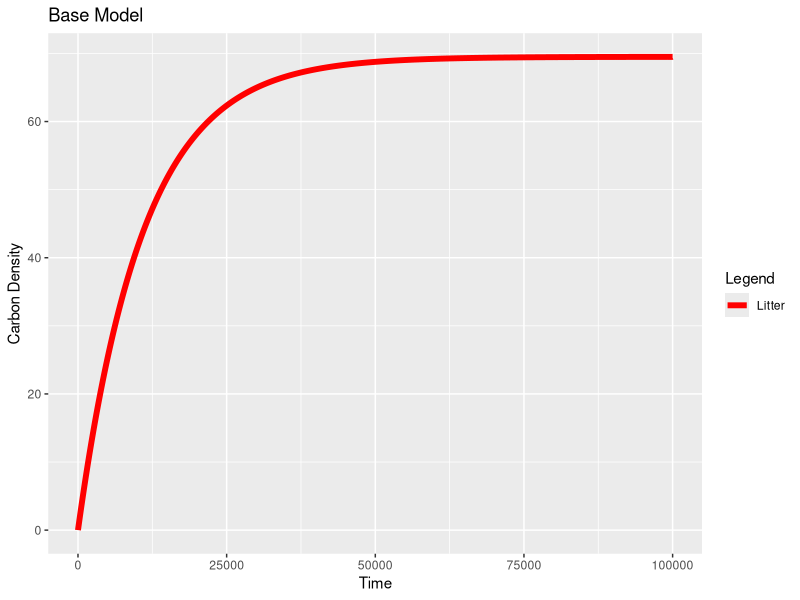
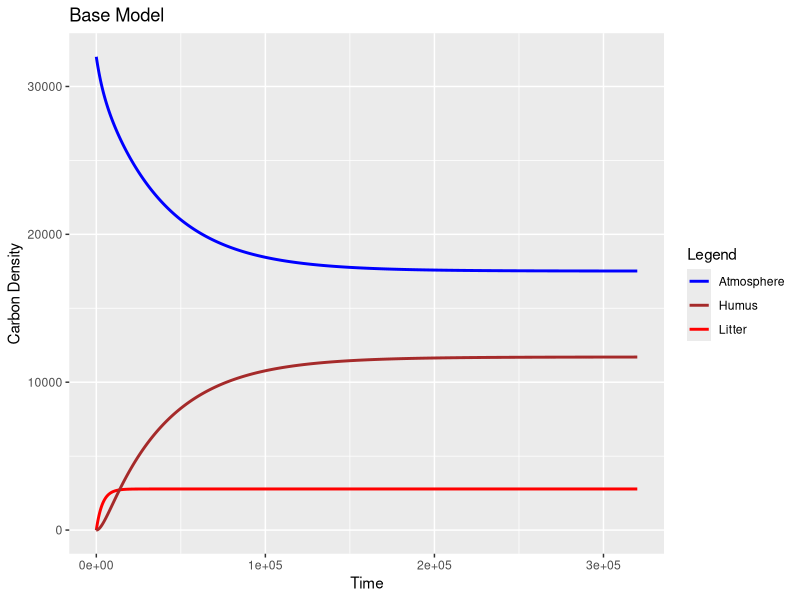
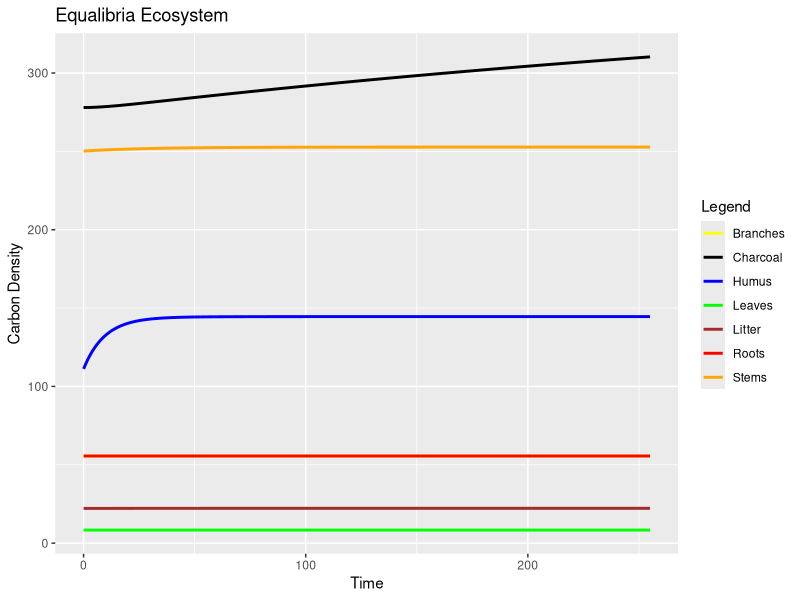
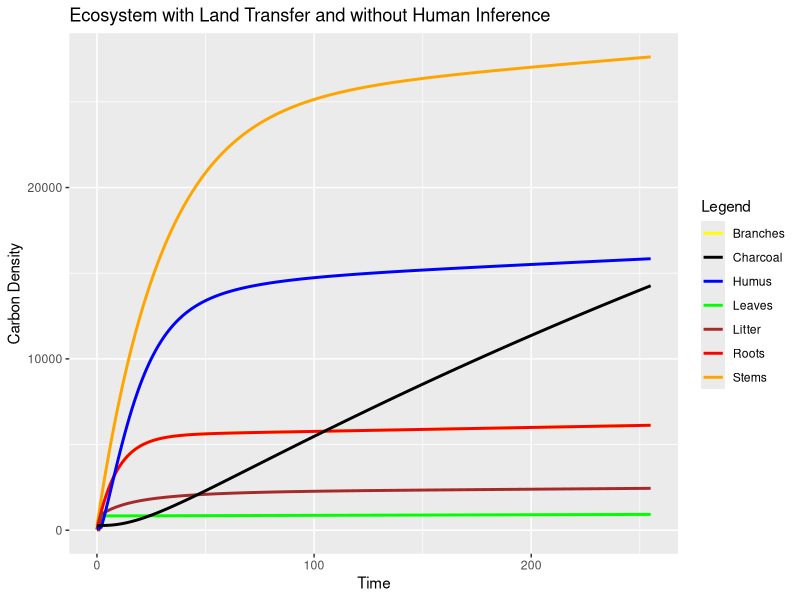
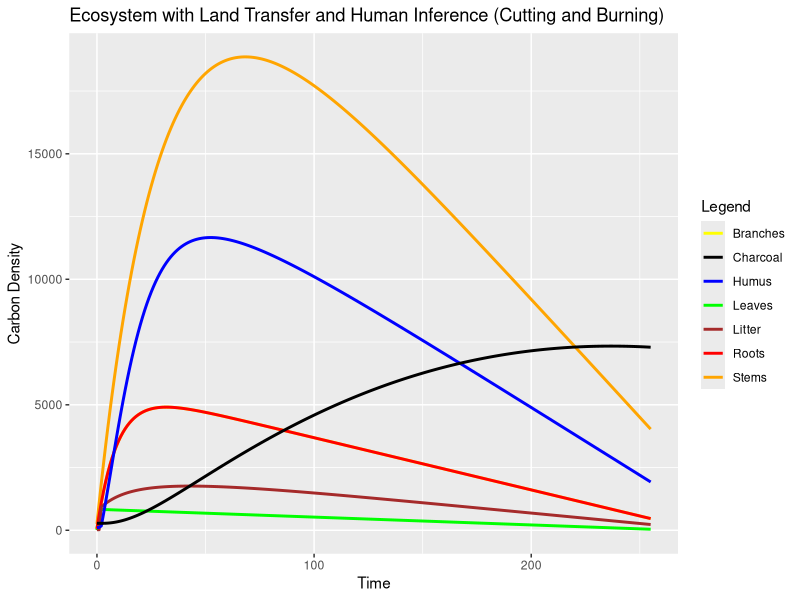
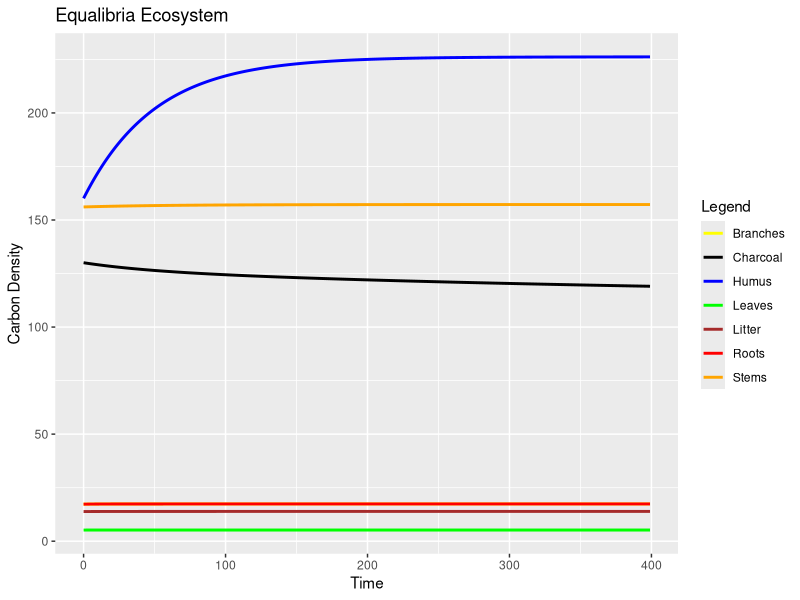
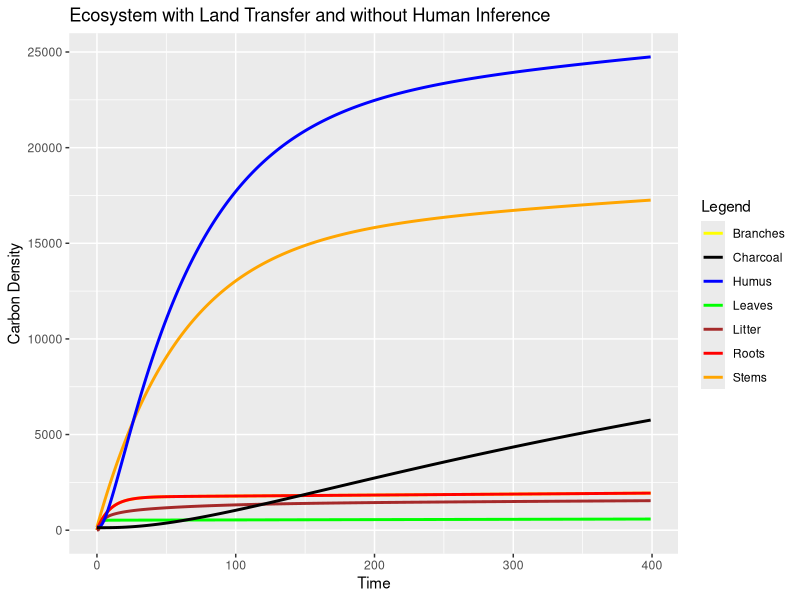
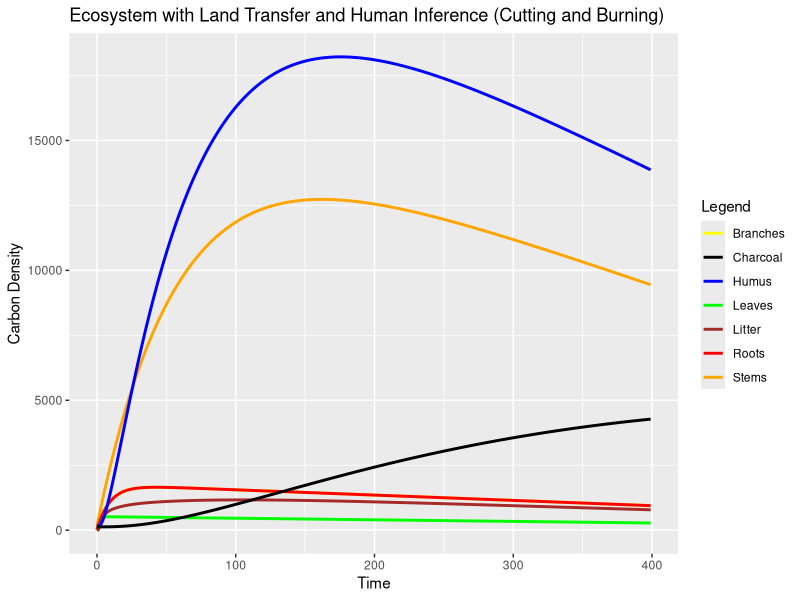

Write the R code that produced these figures, in order.
library(ggplot2)

# base model 1
periods <- 99999
r_lh <- 0.4/4400
z <- 27.8
A <- 4400
LC <- rep(NA, periods)
LC[1] <- 22.23/A[1]

t_vals <- seq(from = 0, to = periods, by = 1)

for (i in 1:periods) {
    LC[i+1] <- LC[i] + z/A - r_lh*LC[i]
}

# draw graph for base model 1
data <- data.frame(times = t_vals[2:length(t_vals)], litter = LC[2:length(t_vals)])

colours <- c("Litter" = "red")
ggplot(data) + 
    geom_line(mapping = aes(x = times, y = litter, colour = "Litter"), lwd = 2) +
    labs(x = "Time", y = "Carbon Density", title = "Base Model", colour = "Legend") +
    scale_colour_manual(values = colours)

# base model 2
periods <- 320000
r_lh <- 0.4/3610
r_la <- 0.6/3610
r_ha <- 0.1*0.95/3610
A_growth <- 1.5
sigma <- 0.77

t_vals <- seq(from = 0, to = periods, by = 1)

LC <- rep(NA, periods)
HC <- rep(NA, periods)
AC <- rep(NA, periods)
A <- rep(NA, periods)
z <- rep(NA, periods)
A[1] <- 3610
z[1] <- 27.8
LC[1] <- 22.23/A[1]
HC[1] <- 111.19/A[1]
AC[1] <- 32000

t <- NA
for (i in 1:periods) {
    A[i+1] <- A[i] + A_growth
    z[i+1] <- sigma*A[i+1]
    LC[i+1] <- LC[i] + z[i]/A[i] - r_lh*LC[i] - r_la*LC[i]
    HC[i+1] <- HC[i] + r_lh*LC[i] - r_ha*HC[i]
    ac <- AC[i] + r_la*LC[i] + r_ha*HC[i] - z[i]/A[i]
    if (ac < 0) {
        AC[i+1] <- 0
        t <- i+1
        break
    } else {
        AC[i+1] <- ac
    }
    t <- periods
}

# draw graph for base model 2
periods <- min(t, periods)
data <- data.frame(times = t_vals[2:periods], litter = LC[2:periods], humus = HC[2:periods], atmos = AC[2:periods])

colours <- c("Litter" = "red", "Humus" = "brown", "Atmosphere" = "blue")
ggplot(data) + 
    geom_line(mapping = aes(x = times, y = litter, colour = "Litter"), lwd = 1) +
    geom_line(mapping = aes(x = times, y = humus, colour = "Humus"), lwd = 1) +
    geom_line(mapping = aes(x = times, y = atmos, colour = "Atmosphere"), lwd = 1) +
    labs(x = "Time", y = "Carbon Density", title = "Base Model", colour = "Legend") +
    scale_colour_manual(values = colours)

# model extension
model <- function(periods, init, params) {
    
    t_vals <- seq(from = 0, to = periods-1, by = 1)

    X <- matrix(rep(NA, 7*periods), nrow = 7, ncol = periods, byrow = TRUE)
    
    # set initial condition
    X[, 1] <- init

    # Simulation loop
    for (i in 1:(periods-1)) {
      X[1, i+1] <- X[1, i] + p_1*z - k_15*X[1, i]
      X[2, i+1] <- X[2, i] + p_2*z - k_25*X[2, i]
      X[3, i+1] <- X[3, i] + p_3*z - k_35*X[3, i]
      X[4, i+1] <- X[4, i] + p_4*z - k_46*X[4, i]
      X[5, i+1] <- X[5, i] + k_15*X[1, i] + k_25*X[2, i] + k_35*X[3, i] - k_50*X[5, i] - k_56*X[5, i]
      X[6, i+1] <- X[6, i] + k_46*X[4, i] + k_56*X[5, i] - k_60*X[6, i] - k_67*X[6, i]
      X[7, i+1] <- X[7, i] + k_67*X[6, i] - k_70*X[7, i]
    }
    
    return(X)
}

natural_land_transfer <- function(land_type) {
    if (land_type == "tropical") {
        return(1.5)
    } else if (land_type == "temporal") {
        return(0.5)
    }
    return(0)
}

land_transfer <- function(land_type) {
    if (land_type == "tropical") {
        return(1.5-15)
    } else if (land_type == "temporal") {
            return(-1.5-2)
    } else if (land_type == "algricultural") {
        return(399)
    }
    print("No land type specified")
    return(0)
}

model_land_transfer <- function(periods, init, params, cutting_and_burning, add_season=FALSE) {
    
    t_vals <- seq(from = 0, to = periods-1, by = 1)

    X <- matrix(rep(NA, 7*periods), nrow = 7, ncol = periods, byrow = TRUE)
    
    # set initial condition
    X[, 1] <- init
    current_area <- area

    # Simulation loop
    for (i in 1:(periods-1)) {
        z <- sigma*area
        X[1, i+1] <- X[1, i] + p_1*z - k_15*X[1, i]
        X[2, i+1] <- X[2, i] + p_2*z - k_25*X[2, i]
        X[3, i+1] <- X[3, i] + p_3*z - k_35*X[3, i]
        X[4, i+1] <- X[4, i] + p_4*z - k_46*X[4, i]
        X[5, i+1] <- X[5, i] + k_15*X[1, i] + k_25*X[2, i] + k_35*X[3, i] - k_50*X[5, i] - k_56*X[5, i]
        X[6, i+1] <- X[6, i] + k_46*X[4, i] + k_56*X[5, i] - k_60*X[6, i] - k_67*X[6, i]
        X[7, i+1] <- X[7, i] + k_67*X[6, i] - k_70*X[7, i]
        if (cutting_and_burning) {
            if (!add_season && land_type == "temporal") {
                area <- area - 2
            } else if (add_season && land_type == "temporal" && i %% 4 == 0) {
                area <- area - 6.5
            } else if (add_season && land_type == "temporal" && i %% 4 != 0) {
                area <- area - 4.5
            } else if (add_season && land_type == "algricultural" && i %% 4 == 0) {
                current_area <- area
                area <- 0 # all crops are harvested
            } else if (add_season && land_type == "algricultural" && i %% 4 != 0) {
                area <- current_area + 399
                current_area <- area
            } else if (land_type == "tropical") {
                area <- area - 13.5
            }
        } else {
            area <- area + natural_land_transfer(land_type)
        }
    }
    return(X)
}

# plot the trend line of changes in carbon amount in the model
library(ggplot2)
draw_model <- function(X, title) {
    periods <- length(X[1,])
    t_vals <- seq(from = 0, to = periods-1, by = 1)
    
    data <- data.frame(times = t_vals, leaves = X[1,], branches = X[2,], stems = X[3,], roots = X[4,], litter = X[5,], humus = X[6,], charcoal = X[7,])
    
    colours <- c("Leaves" = "green", "Branches" = "yellow", "Stems" = "orange", "Roots" = "red", "Litter" = "brown", "Humus" = "blue", "Charcoal" = "black")
    ggplot(data) + 
      geom_line(mapping = aes(x = times, y = leaves, colour = "Leaves"), lwd = 1) +
      geom_line(mapping = aes(x = times, y = branches, colour = "Branches"), lwd = 1) +
      geom_line(mapping = aes(x = times, y = stems, colour = "Stems"), lwd = 1) +
      geom_line(mapping = aes(x = times, y = roots, colour = "Roots"), lwd = 1) +
      geom_line(mapping = aes(x = times, y = litter, colour = "Litter"), lwd = 1) +
      geom_line(mapping = aes(x = times, y = humus, colour = "Humus"), lwd = 1) +
      geom_line(mapping = aes(x = times, y = charcoal, colour = "Charcoal"), lwd = 1) +
      labs(x = "Time", y = "Carbon Density", title = title, colour = "Legend") +
      scale_colour_manual(values = colours)
}

# tropical
z <- 27.8
p_1 <- 0.3
p_2 <- 0.2
p_3 <- 0.3
p_4 <- 0.2
k_15 <- 1.0
k_25 <- 0.1
k_35 <- 0.033
k_46 <- 0.1
k_50 <- 0.6
k_56 <- 0.4
k_60 <- 0.1*0.95
k_67 <- 0.1*0.05
k_70 <- 0.002
sigma <- 0.77
area <- 3610
land_type <- "tropical"

periods <- 256
params_tropical <- c(land_type, area, sigma, z, p_1, p_2, p_3, p_4, k_15, k_25, k_35, k_46, k_50, k_56, k_60, k_67, k_70)
init_tropical <- c(8.34, 55.6, 250.2, 55.6, 22.23, 111.19, 277.97)

X <- model(periods, init_tropical, params_tropical)
draw_model(X, title="Equalibria Ecosystem")

Y <- model_land_transfer(periods, init_tropical, params_tropical, cutting_and_burning=FALSE)
draw_model(Y, title="Ecosystem with Land Transfer and without Human Inference")

Z <- model_land_transfer(periods, init_tropical, params_tropical, cutting_and_burning=TRUE)
draw_model(Z, title="Ecosystem with Land Transfer and Human Inference (Cutting and Burning)")

# temporate forest
z <- 8.7
p_1 <- 0.3
p_2 <- 0.2
p_3 <- 0.3
p_4 <- 0.2
k_15 <- 0.5
k_25 <- 0.1
k_35 <- 0.0166
k_46 <- 0.1
k_50 <- 0.5*0.6
k_56 <- 0.5*0.4
k_60 <- 0.02*0.95
k_67 <- 0.02*0.05
k_70 <- 0.002
sigma <- 0.51
area <- 1705
land_type <- "temporal"

periods <- 400
params_temporal <- c(land_type, sigma, area, z, p_1, p_2, p_3, p_4, k_15, k_25, k_35, k_46, k_50, k_56, k_60, k_67, k_70)
init_temporal <- c(5.2, 17.3, 156.1, 17.3, 13.87, 160.1, 130.05)

X <- model(periods, init_temporal, params_temporal)
draw_model(X, title="Equalibria Ecosystem")

Y <- model_land_transfer(periods, init_temporal, params_temporal, cutting_and_burning=FALSE)
draw_model(Y, title="Ecosystem with Land Transfer and without Human Inference")

Z <- model_land_transfer(periods, init_temporal, params_temporal, cutting_and_burning=TRUE)
draw_model(Z, title="Ecosystem with Land Transfer and Human Inference (Cutting and Burning)")

A <- model_land_transfer(periods, init_temporal, params_temporal, cutting_and_burning=TRUE, add_season=TRUE)
draw_model(A, title="Ecosystem with Land Transfer and Human Inference (Cutting and Burning)")

# agricultural land
z <- 7.5
p_1 <- 0.8
p_2 <- 0
p_3 <- 0
p_4 <- 0.2
k_15 <- 1.0
k_25 <- 0.1
k_35 <- 0.02
k_46 <- 1.
k_50 <- 1.0*0.8
k_56 <- 1.0*0.2
k_60 <- 0.04*0.95
k_67 <- 0.04*0.05
k_70 <- 0.002
sigma <- 0.43
area <- 1745
land_type <- "algricultural"

periods <- 96
params_algricultural <- c(land_type, sigma, area, z, p_1, p_2, p_3, p_4, k_15, k_25, k_35, k_46, k_50, k_56, k_60, k_67, k_70)
init_algricultural <- c(5.98, 0., 0., 1.5, 5.99, 37.41, 37.41)

X <- model(periods, init_algricultural, params_algricultural)
draw_model(X, title="Equalibria Ecosystem")

Y <- model_land_transfer(periods, init_algricultural, params_algricultural, cutting_and_burning=FALSE)
draw_model(Y, title="Algricultural Ecosystem with Land Transfer and without Seasonal Effects")

# Z <- model_land_transfer(periods, init_algricultural, params_algricultural, cutting_and_burning=TRUE)
# draw_model(Z, title="Ecosystem with Land Transfer and Human Inference (Cutting and Burning)")

A <- model_land_transfer(periods, init_algricultural, params_algricultural, cutting_and_burning=TRUE, add_season=TRUE)
draw_model(A, title="Algricultural Ecosystem with Land Transfer and Seasonal Effects")